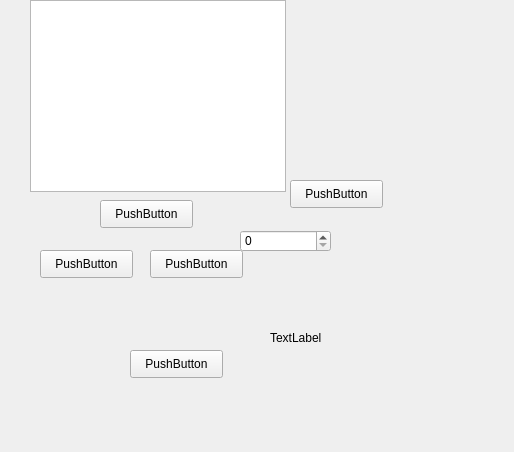
<?xml version="1.0" encoding="UTF-8"?>
<ui version="4.0">
 <class>TableWidgetPage</class>
 <widget class="QWidget" name="TableWidgetPage">
  <property name="geometry">
   <rect>
    <x>0</x>
    <y>0</y>
    <width>514</width>
    <height>452</height>
   </rect>
  </property>
  <property name="windowTitle">
   <string>Form</string>
  </property>
  <widget class="QPushButton" name="pushButton">
   <property name="geometry">
    <rect>
     <x>40</x>
     <y>250</y>
     <width>93</width>
     <height>28</height>
    </rect>
   </property>
   <property name="text">
    <string>PushButton</string>
   </property>
  </widget>
  <widget class="QPushButton" name="pushButton_2">
   <property name="geometry">
    <rect>
     <x>130</x>
     <y>350</y>
     <width>93</width>
     <height>28</height>
    </rect>
   </property>
   <property name="text">
    <string>PushButton</string>
   </property>
  </widget>
  <widget class="QPushButton" name="pushButton_3">
   <property name="geometry">
    <rect>
     <x>150</x>
     <y>250</y>
     <width>93</width>
     <height>28</height>
    </rect>
   </property>
   <property name="text">
    <string>PushButton</string>
   </property>
  </widget>
  <widget class="QPushButton" name="pushButton_4">
   <property name="geometry">
    <rect>
     <x>100</x>
     <y>200</y>
     <width>93</width>
     <height>28</height>
    </rect>
   </property>
   <property name="text">
    <string>PushButton</string>
   </property>
  </widget>
  <widget class="QPushButton" name="pushButton_5">
   <property name="geometry">
    <rect>
     <x>290</x>
     <y>180</y>
     <width>93</width>
     <height>28</height>
    </rect>
   </property>
   <property name="text">
    <string>PushButton</string>
   </property>
  </widget>
  <widget class="QSpinBox" name="spinBox">
   <property name="geometry">
    <rect>
     <x>240</x>
     <y>230</y>
     <width>91</width>
     <height>22</height>
    </rect>
   </property>
  </widget>
  <widget class="QTableWidget" name="logTabWidget">
   <property name="geometry">
    <rect>
     <x>30</x>
     <y>0</y>
     <width>256</width>
     <height>192</height>
    </rect>
   </property>
  </widget>
  <widget class="QLabel" name="label">
   <property name="geometry">
    <rect>
     <x>270</x>
     <y>330</y>
     <width>72</width>
     <height>15</height>
    </rect>
   </property>
   <property name="text">
    <string>TextLabel</string>
   </property>
  </widget>
 </widget>
 <resources/>
 <connections/>
</ui>
